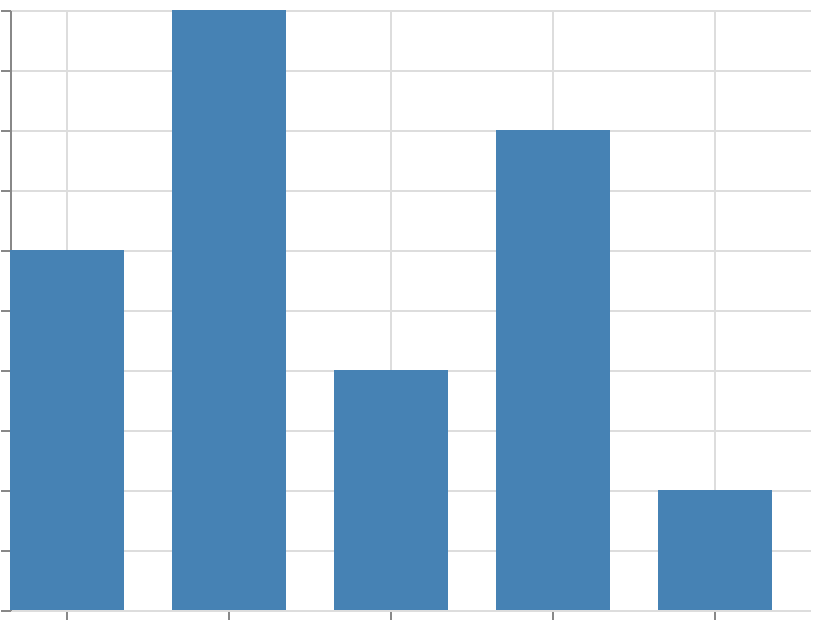

Vega-Lite specification for this chart:
### Vega specification from a JSON file in a GitHub repository (floating-point values rounded to 4 significant figures)
{"$schema": "https://vega.github.io/schema/vega/v6.json", "width": 400, "height": 300, "padding": 5, "autosize": "none", "data": [{"name": "table", "values": [{"cat": "A", "val": 3}, {"cat": "B", "val": 5}, {"cat": "C", "val": 2}, {"cat": "D", "val": 4}, {"cat": "E", "val": 1}]}], "scales": [{"name": "x", "type": "band", "domain": {"data": "table", "field": "cat", "sort": true}, "range": "width", "align": 0, "paddingInner": 0.3, "paddingOuter": 0.1, "round": true}, {"name": "y", "type": "linear", "domain": {"data": "table", "field": "val"}, "range": [{"signal": "height"}, 0], "zero": true, "nice": true}], "marks": [{"type": "rect", "from": {"data": "table"}, "encode": {"update": {"x": {"scale": "x", "field": "cat"}, "width": {"scale": "x", "band": 1}, "y": {"scale": "y", "field": "val"}, "y2": {"scale": "y", "value": 0}, "fill": {"value": "steelblue"}}}}], "axes": [{"scale": "x", "orient": "bottom", "grid": true, "labels": false}, {"scale": "y", "orient": "left", "grid": true, "labels": false}], "description": "band alignment 0 with a rounded step: the bands sit at the left of the range"}
